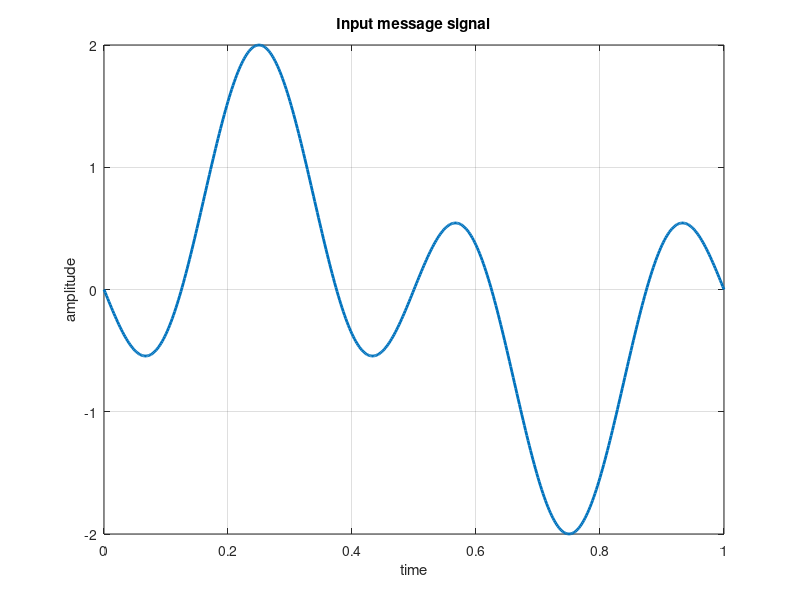
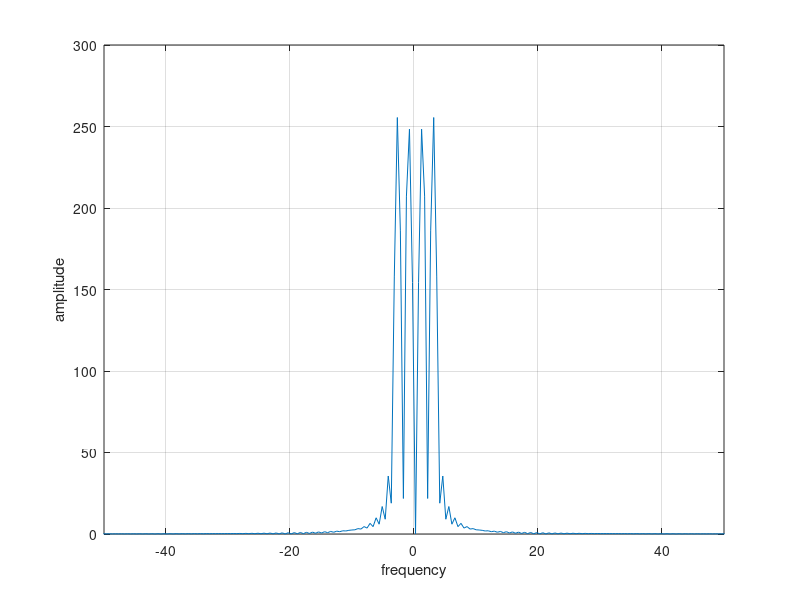
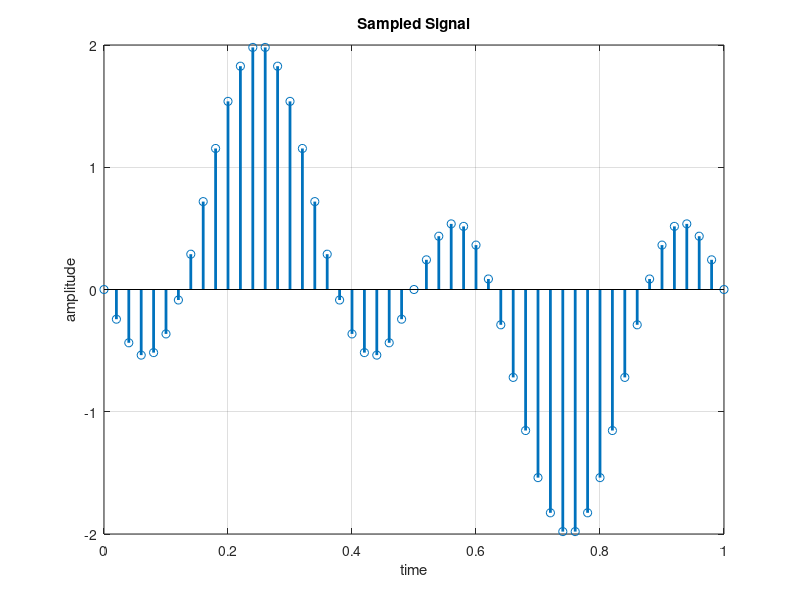
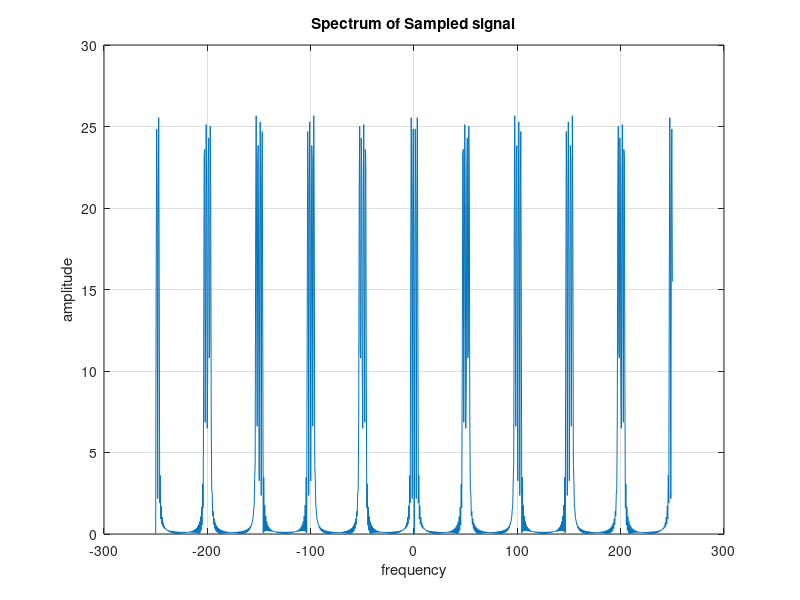

Recreate these plots in MATLAB, in order.
%% Copyright @ Dr Sudip Mandal
% Digital Communication Lab

%% Quantization

clear all;
close all;
clc;

%Define the message signal
tot=1;
td=0.002;
t=0:td:tot;
L=length(t);
x=sin(2*pi*t)-sin(6*pi*t);

%Plot the message signal in time domain
figure(1);
plot (t,x,'linewidth',2);
xlabel('time');ylabel('amplitude');
grid;
title('Input message signal')

%Plot the signal in frequency domain
Lf=length(x);
Lfft=2^ceil(log2(Lf)+1);
fmax=1/(2*td);
Faxis=linspace(-fmax,fmax,Lfft);
xfft=fftshift(fft(x,Lfft));

figure(2);
plot(Faxis,abs(xfft));
xlabel('frequency');ylabel('amplitude');
axis([-50 50 0 300]);
grid;

%Sample the message signal
ts=0.02;
Nfactor=round(ts/td);
xsm=downsample(x,Nfactor);
tsm=0:ts:tot;

%Plot the sampled signal(discrete time version)
figure(3);
stem(tsm,xsm,'linewidth',2);
xlabel('time');ylabel('amplitude');
grid;
title('Sampled Signal');

%Compute the spectrum of sampled signal
xsmu=upsample(xsm,Nfactor);
Lfu=length(xsmu);
Lffu=2^ceil(log2(Lfu)+1);
fmaxu=1/(2*td);
Faxisu=linspace(-fmaxu,fmaxu,Lffu);
xfftu=fftshift(fft(xsmu,Lffu));

%Plot the spectrum of the sampled siganl
figure(4);
plot(Faxisu,abs(xfftu));
xlabel('frequency');ylabel('amplitude');
title('Spectrum of Sampled signal');
grid;


% Quantization process
levels = 16;
x_min = min(xsm);
x_max = max(xsm);
step = (x_max - x_min) / levels;

% Quantize the sampled signal
x_quantized = step * round((xsm - x_min) / step) + x_min;

% Plot quantized vs. sampled signal
figure(5);
stem(tsm, xsm, 'r', 'LineWidth', 1.5); hold on;
stem(tsm, x_quantized, 'b--', 'LineWidth', 1.5);
xlabel('Time (s)');
ylabel('Amplitude');
title('Sampled Signal vs. Quantized Signal');
legend('Sampled Signal', 'Quantized Signal');
grid on;

% Quantization error
quantization_error = xsm - x_quantized;
figure(6);
stem(tsm, quantization_error, 'LineWidth', 1.5);
xlabel('Time (s)');
ylabel('Error');
title('Quantization Error');
grid on;

